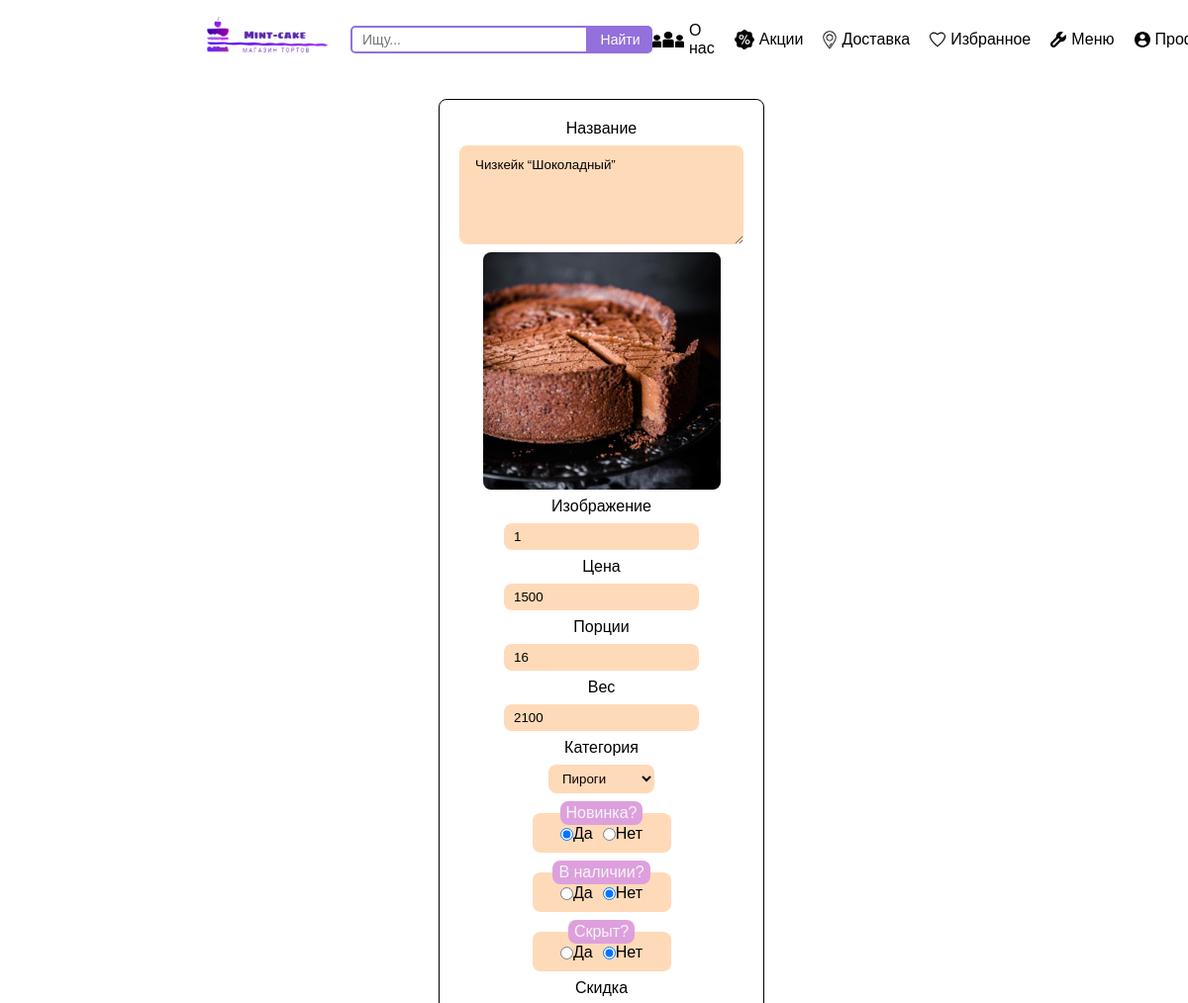
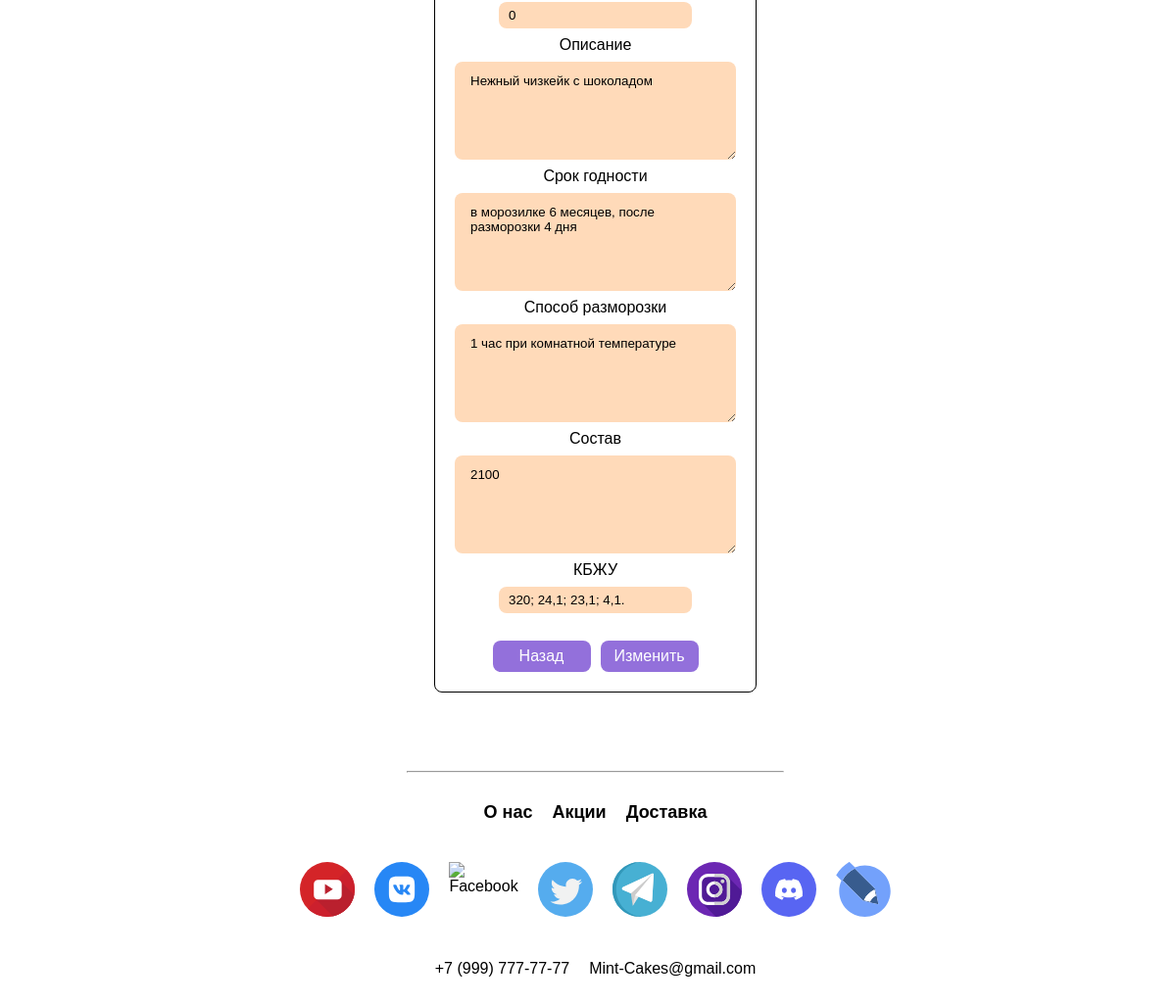
The app's page /edit.php?id=1 (signed in) with its own data (2 pictures, top to bottom).
### tables this page shows
CREATE TABLE `products` (
  `id` int NOT NULL,
  `name` varchar(50) NOT NULL,
  `image` varchar(50) NOT NULL,
  `rating` int NOT NULL DEFAULT '0',
  `price` int NOT NULL,
  `portions` int NOT NULL,
  `weight` int NOT NULL,
  `new` varchar(10) NOT NULL DEFAULT 'yes',
  `discount` int NOT NULL DEFAULT '0',
  `available` varchar(10) NOT NULL DEFAULT 'yes',
  `hidden` varchar(10) NOT NULL DEFAULT 'no',
  `category` varchar(255) NOT NULL,
  `description` varchar(255) NOT NULL,
  `usb` varchar(255) NOT NULL,
  `def_mtd` varchar(255) NOT NULL,
  `ingredients` varchar(255) NOT NULL,
  `cpfc` varchar(255) NOT NULL
);

### edit.php (the view, shortened to what this page needs)
<?php
require("db.php");
$id = $_GET["id"];
$product = $db->query("SELECT * FROM products WHERE id=$id")->fetchAll(2)[0];
?>
<!DOCTYPE html>
<html lang="ru">
<head>
    <link rel="stylesheet" href="css/edit.css">
</head>
<body>
    <header>
        <div class="head">
            <div class="container__head df ai">
                <div class="df ai">
                    <a href="index.php">
                        <img src="image/logo.svg" alt="Логотип">
                    </a>
                    <form action="#" class="search df">
                        <input type="text" placeholder="Ищу...">
                        <button type="submit">Найти</button>
                    </form>
                </div>
                <?php if (isset($_SESSION["user"])) { ?>
                    <div class="menu df">
                        <?php if ($_SESSION["user"]["role"] == 1) { ?>
                            <a href="about.php">
                                <img src="image/about.svg" alt="О нас" width="32" height="16">
                                <span>О нас</span>
                            </a>
                            <a href="sales.php">
                                <img src="image/sale.svg" alt="Акции" width="20" height="20">
                                <span>Акции</span>
                            </a>
                            <a href="delivery.php">
                                <img src="image/delivery.svg" alt="Доставка" width="14" height="19">
                                <span>Доставка</span>
                            </a>
                            <a href="favorites.php">
                                <img src="image/favorites.svg" alt="Избранное" width="16" height="16">
                                <span>Избранное</span>
                            </a>
                            <a href="admin.php">
                                <img src="image/admin.svg" alt="Меню" width="16" height="16">
                                <span>Меню</span>
                            </a>
                            <a href="profile.php">
                                <img src="image/profile.svg" alt="Меню" width="16" height="16">
                                <span>Профиль</span>
                            </a>
                        <?php } ?>
                    </div>
                <?php } ?>
            </div>
        </div>
    </header>
    <main>
        <div class="main__product df">
            <div class="addP df jcc">
                <form action="#" method="POST" class="df ai">
                    <label for="name">Название</label>
                    <textarea type="text" name="name" id="name" cols="30" rows="10"><?= $product["name"] ?></textarea>
                    <img class="img df jcc" src="image/<?= $product["image"] ?>.jpg" alt="<?= $product["name"] ?>">
                    <label for="image">Изображение</label>
                    <input type="text" name="image" id="image" placeholder="Изображение" value="<?= $product["image"] ?>">
                    <label for="price">Цена</label>
                    <input type="number" name="price" id="price" placeholder="Цена" value="<?= $product["price"] ?>">
                    <label for="portions">Порции</label>
                    <input type="number" name="portions" id="portions" placeholder="Порции" value="<?= $product["portions"] ?>">
                    <label for="weight">Вес</label>
                    <input type="number" name="weight" id="weight" placeholder="Вес" value="<?= $product["weight"] ?>">
                    <p class="df ai">Категория
                        <select name="select">
                            <option value="Пироги">Пироги</option>
                        </select>
                    </p>
                    <fieldset id="new" class=".fieldset df ai jcc">
                        <legend class="df jcc">Новинка?</legend>
                        <input type="radio" id="yes" name="new" value="yes" <?php echo ($product["new"] == 'yes') ?  "checked" : "";  ?>>
                        <label for="yes">Да</label>
                        <input type="radio" id="no" name="new" value="no" <?php echo ($product['new'] == 'no') ?  "checked" : "";  ?>>
                        <label for="no">Нет</label>
                    </fieldset>
                    <fieldset id="available" class=".fieldset df ai jcc">
                        <legend class="df jcc">В наличии?</legend>
                        <input type="radio" id="yes" name="available" value="yes" <?php echo ($product['available'] == 'yes') ?  "checked" : "";  ?>>
                        <label for="yes">Да</label>
                        <input type="radio" id="no" name="available" value="no" <?php echo ($product['available'] == 'no') ?  "checked" : "";  ?>>
                        <label for="no">Нет</label>
                    </fieldset>
                    <fieldset id="hidden" class=".fieldset df ai jcc">
                        <legend class="df jcc">Скрыт?</legend>
                        <input type="radio" id="yes" name="hidden" value="yes" <?php echo ($product['hidden'] == 'yes') ?  "checked" : "";  ?>>
                        <label for="yes">Да</label>
                        <input type="radio" id="no" name="hidden" value="no" <?php echo ($product['hidden'] == 'no') ?  "checked" : "";  ?>>
                        <label for="no">Нет</label>
                    </fieldset>
                    <label for="discount">Скидка</label>
                    <input type="text" name="discount" id="discount" placeholder="Скидка" value="<?= $product["discount"] ?>">
                    <label for="desc">Описание</label>
                    <textarea name="desc" id="desc" placeholder="Описание" cols="30" rows="10"><?= $product["description"] ?></textarea>
                    <label for="usb">Срок годности</label>
                    <textarea name="usb" id="usb" placeholder="Срок годности" cols="30" rows="10"><?= $product["usb"] ?></textarea>
                    <label for="def_mtd">Способ разморозки</label>
                    <textarea name="def_mtd" id="def_mtd" placeholder="Способ разморозки" cols="30" rows="10"><?= $product["def_mtd"] ?></textarea>
                    <label for="ingredients">Состав</label>
                    <textarea name="ingredients" id="ingredients" placeholder="Состав" cols="30" rows="10"><?= $product["weight"] ?></textarea>
                    <label for="cpfc">КБЖУ</label>
                    <input type="text" name="cpfc" id="cpfc" placeholder="КБЖУ" value="<?= $product["cpfc"] ?>">
                    <div class="btn df">
                        <a href="product.php?id=<?= $product['id'] ?>" class="df ai jcc">Назад</a>
                        <button class="df ai jcc">Изменить</button>
                    </div>
                </form>
            </div>
        </div>
        <hr>
        <footer>
            <div class="footer__nav df jcc">
                <a href="about.php">О нас</a>
                <a href="sales.php">Акции</a>
                <a href="delivery.php">Доставка</a>
            </div>
            <div class="footer__media df jcc">
                <a href="https://youtube.com">
                    <img src="image/youtube.svg" alt="Youtube" width="56" height="56">
                </a>
                <a href="https://vk.com">
                    <img src="image/vk.svg" alt="Vkontakte" width="56" height="56">
                </a>
                <a href="https://facebook.com">
                    <img src="image/facebook.svg" alt="Facebook" width="56" height="56">
                </a>
                <a href="https://twitter.com">
                    <img src="image/twitter.svg" alt="Twitter" width="56" height="56">
                </a>
                <a href="https://web.telegram.org">
                    <img src="image/telegram.svg" alt="Telegram" width="56" height="56">
                </a>
                <a href="https://instagram.com">
                    <img src="image/instagram.svg" alt="Instagram" width="56" height="56">
                </a>
                <a href="https://discord.com">
                    <img src="image/discord.svg" alt="Discord" width="56" height="56">
                </a>
                <a href="https://livejournal.com">
                    <img src="image/livejournal.svg" alt="Livejournal" width="56" height="56">
                </a>
            </div>
            <div class="footer__contact df jcc">
                <span class="fc__number">+7 (999) 777-77-77</span>
                <span class="fc__mail">Mint-Cakes@gmail.com</span>
            </div>
        </footer>
</body>
</html>

### css/edit.css (style rules this page uses)
* { padding: 0; margin: 0; box-sizing: border-box; font-family: Verdana, sans-serif; }
html { overflow-x: hidden; margin-right: calc(-1 * (100vw - 100%)); }
body { overflow-x: hidden; }
main, footer, .list__products { margin: 0 200px; }
.df { display: flex; }
.jcc { justify-content: center; }
.ai { align-items: center; }
a { color: black; text-decoration: none; }
.container__head { margin: 0 200px; height: 80px; justify-content: space-between; }
.container__head form { margin-left: 14px; }
.container__head form input { text-indent: 10px; width: 240px; height: 28px; border-radius: 5px 0 0 5px; font-size: 14px; border: 2px solid mediumpurple; }
.container__head form button { width: 65px; border-radius: 0 5px 5px 0; font-size: 14px; color: white; background-color: mediumpurple; border: 2px solid mediumpurple; }
.menu { margin-right: 20px; gap: 20px; }
.menu a { display: flex; align-items: center; gap: 5px; }
main { margin-top: 20px; padding-left: 15px; }
.main__product { flex-direction: column; gap: 20px; }
form:not(.search) { flex-direction: column; gap: 8px; }
.img { width: 240px; height: 240px; border-radius: 8px; }
form:not(.search) { flex-direction: column; gap: 8px; border: 1px solid; border-radius: 8px; }
form p:not(.search) { flex-direction: column; gap: 8px; }
form:not(.search) input, form:not(.main__product) fieldset, textarea { margin: 0 20px; background-color: peachpuff; border-radius: 8px; outline: none; border: none; }
form label { text-align: center; }
form label:first-child { margin-top: 20px; }
form textarea { min-width: 100px; max-width: 360px; max-height: 100px; padding: 12px 16px; }
.btn { gap: 10px; }
.btn button, .btn a { font-size: 16px; color: white; cursor: pointer; border: 0px solid mediumpurple; border-radius: 8px; background-color: mediumpurple; min-width: 100px; height: 32px; padding: 10px; margin: 20px 0; }
form:not(.search) input, textarea, select { padding: 6px 10px; outline: none; border: none; background-color: peachpuff; border-radius: 8px; }
fieldset { width: 140px; height: 52px; }
legend { margin: 0 auto; padding: 3px 6px; background-color: plum; color: whitesmoke; border-radius: 8px; }
#no { margin: 0 0 0 10px; }
#yes { margin: 0px; }
hr:not(.product__breadcrumb hr) { margin: 80px 200px 30px 200px; }
footer { margin-top: 30px; }
.footer__nav { margin: 20px 0; font-size: 18px; font-weight: bold; gap: 20px; }
.footer__media { margin: 40px 0; gap: 20px; }
.footer__contact { margin: 40px 0; gap: 20px; }

### records on screen
products: name "Чизкейк “Шоколадный”", image "1", price "1500", portions "16", weight "2100", new "☑ Да", new "☐ Нет", available "☑", hidden "☑", discount "0", desc "Нежный чизкейк с шоколадом", usb "в морозилке 6 месяцев, после разморозки 4 дня", def_mtd "1 час при комнатной температуре", ingredients "2100", cpfc "320; 24,1; 23,1; 4,1."
